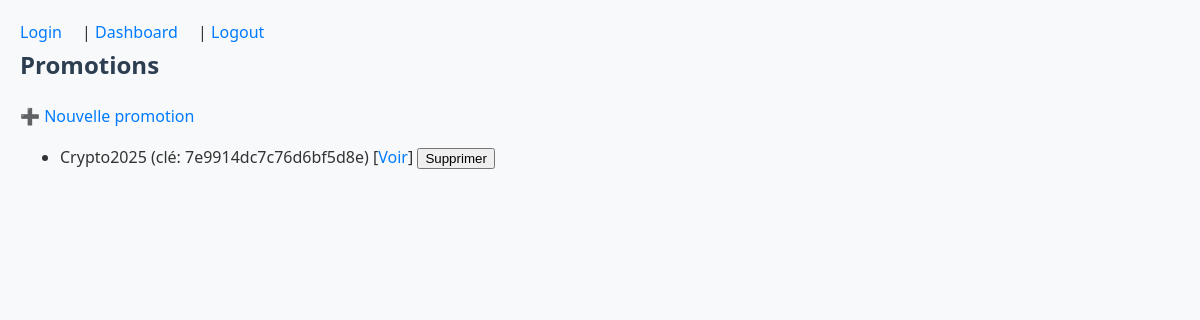
The page /admin/promotions/ (signed in) on the database as committed earlier.
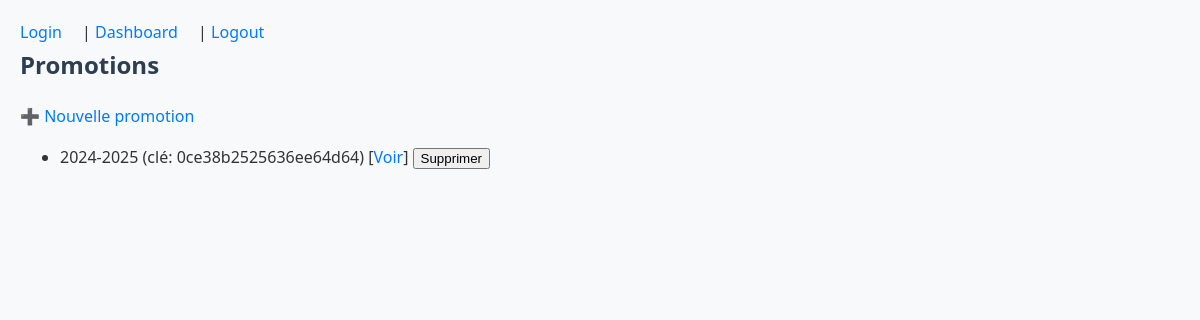
The same page on the database as committed later.
### app/models.py (models this page shows)
class Cohort(db.Model):
    __tablename__ = 'promotions'
    id         = db.Column(db.Integer, primary_key=True)
    name       = db.Column(db.String(64), unique=True, nullable=False)
    key_master = db.Column(db.String(80), nullable=False)
    users      = db.relationship('User', backref='cohort', cascade='all, delete-orphan', lazy='dynamic')
    materials  = db.relationship('CryptoMaterial', back_populates='cohort', cascade='all, delete-orphan')

### app/routes/promotions.py (the view)
@promo_bp.route('/', methods=['GET'])
@login_required
def list_promotions():
    cohorts = Cohort.query.all()
    return render_template('list.html', cohorts=cohorts)

### app/routes/auth.py (called while the page is built)
@login.user_loader # Charge l'utilisateur pour Flask-Login
def load_user(uid):
    return User.query.get(int(uid))

### app/templates/teacher/promotions/list.html
{% extends 'teacher/dashboard.html' %}
{% block content %}
  <h2>Promotions</h2>
  <a href="{{ url_for('admin_promotions.new_promotion') }}">➕ Nouvelle promotion</a>
  <ul>
    {% for c in cohorts %}
      <li>
        {{ c.name }} (clé: {{ c.key_master }})
        [<a href="{{ url_for('admin_promotions.detail_promotion', pid=c.id) }}">Voir</a>]
        <form method="post"
              action="{{ url_for('admin_promotions.delete_promotion', pid=c.id) }}"
              style="display:inline"
              onsubmit="return confirm('Supprimer la promo {{ c.name }} ?');">
          <button type="submit">Supprimer</button>
        </form>
      </li>
    {% endfor %}
  </ul>
{% endblock content %}

### app/templates/teacher/dashboard.html (shortened to what this page needs)
{% extends 'base.html' %}

### app/templates/base.html (shortened to what this page needs)
<!DOCTYPE html>
<html lang="fr">
<head>
  <link rel="stylesheet" href="{{ url_for('static', filename='style.css') }}">
</head>
<body>
  <nav>
    <a href="{{ url_for('auth.login') }}">Login</a>
    {% if current_user.is_authenticated and current_user.role.name=='teacher' %}
      | <a href="{{ url_for('teacher.dashboard') }}">Dashboard</a>
    {% endif %}
    {% if current_user.is_authenticated %}
      | <a href="{{ url_for('auth.logout') }}">Logout</a>
    {% endif %}
  </nav>
  <main>{% block content %}{% endblock %}</main>
</body>
</html>

### app/static/style.css (style rules this page uses)
body { font-family: sans-serif; margin: 2em; }
nav a { margin-right: 1em; }
body { font-family: 'Segoe UI', Arial, sans-serif; line-height: 1.6; margin: 0; padding: 20px; background-color: #f8f9fa; color: #333; }
h1, h2, h3 { color: #2c3e50; margin-top: 0; }
a { color: #007bff; text-decoration: none; transition: color 0.3s ease; }

Rows that differ between the two databases and show on the page:
removed Cohort: name "Crypto2025", key_master "7e9914dc7c76d6bf5d8e"
added Cohort: name "2024-2025", key_master "0ce38b2525636ee64d64"
